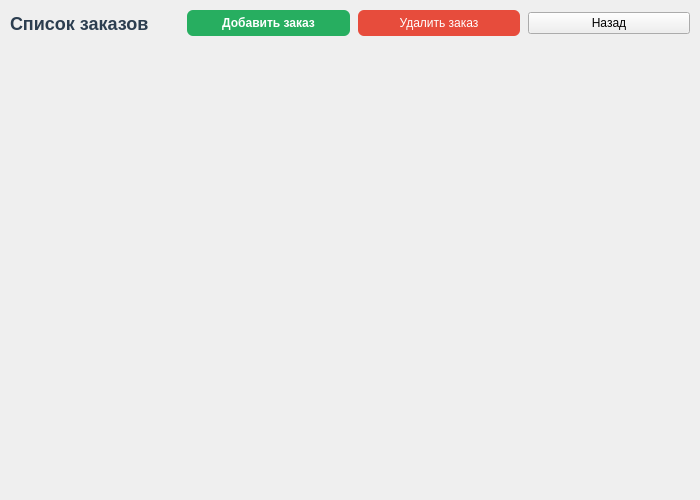
<?xml version="1.0" encoding="UTF-8"?>
<ui version="4.0">
 <class>OrdersForm</class>
 <widget class="QWidget" name="OrdersForm">
  <property name="geometry">
   <rect><x>0</x><y>0</y><width>700</width><height>500</height></rect>
  </property>
  <property name="windowTitle">
   <string>Заказы</string>
  </property>
  <layout class="QVBoxLayout" name="main_layout">
   <property name="spacing"><number>8</number></property>
   <property name="margin"><number>10</number></property>
   <item>
    <layout class="QHBoxLayout" name="top_panel">
     <item>
      <widget class="QLabel" name="title_label">
       <property name="text"><string>Список заказов</string></property>
       <property name="styleSheet">
        <string>font-size: 18px; font-weight: bold; color: #2C3E50;</string>
       </property>
      </widget>
     </item>
     <item>
      <spacer name="top_spacer">
       <property name="orientation"><enum>Qt::Horizontal</enum></property>
      </spacer>
     </item>
     <item>
      <widget class="QPushButton" name="add_btn">
       <property name="text"><string>Добавить заказ</string></property>
       <property name="styleSheet">
        <string>background: #27AE60; color: white; border: none; border-radius: 6px; padding: 6px 14px; font-weight: bold;</string>
       </property>
      </widget>
     </item>
     <item>
      <widget class="QPushButton" name="delete_btn">
       <property name="text"><string>Удалить заказ</string></property>
       <property name="styleSheet">
        <string>background: #E74C3C; color: white; border: none; border-radius: 6px; padding: 6px 14px;</string>
       </property>
      </widget>
     </item>
     <item>
      <widget class="QPushButton" name="back_btn">
       <property name="text"><string>Назад</string></property>
      </widget>
     </item>
    </layout>
   </item>
   <item>
    <widget class="QScrollArea" name="scroll_area">
     <property name="widgetResizable"><bool>true</bool></property>
     <property name="styleSheet">
      <string>QScrollArea { border: none; }</string>
     </property>
     <widget class="QWidget" name="scroll_widget">
      <layout class="QVBoxLayout" name="cards_layout">
       <property name="spacing"><number>8</number></property>
       <property name="margin"><number>4</number></property>
      </layout>
     </widget>
    </widget>
   </item>
  </layout>
 </widget>
 <resources/>
 <connections/>
</ui>
